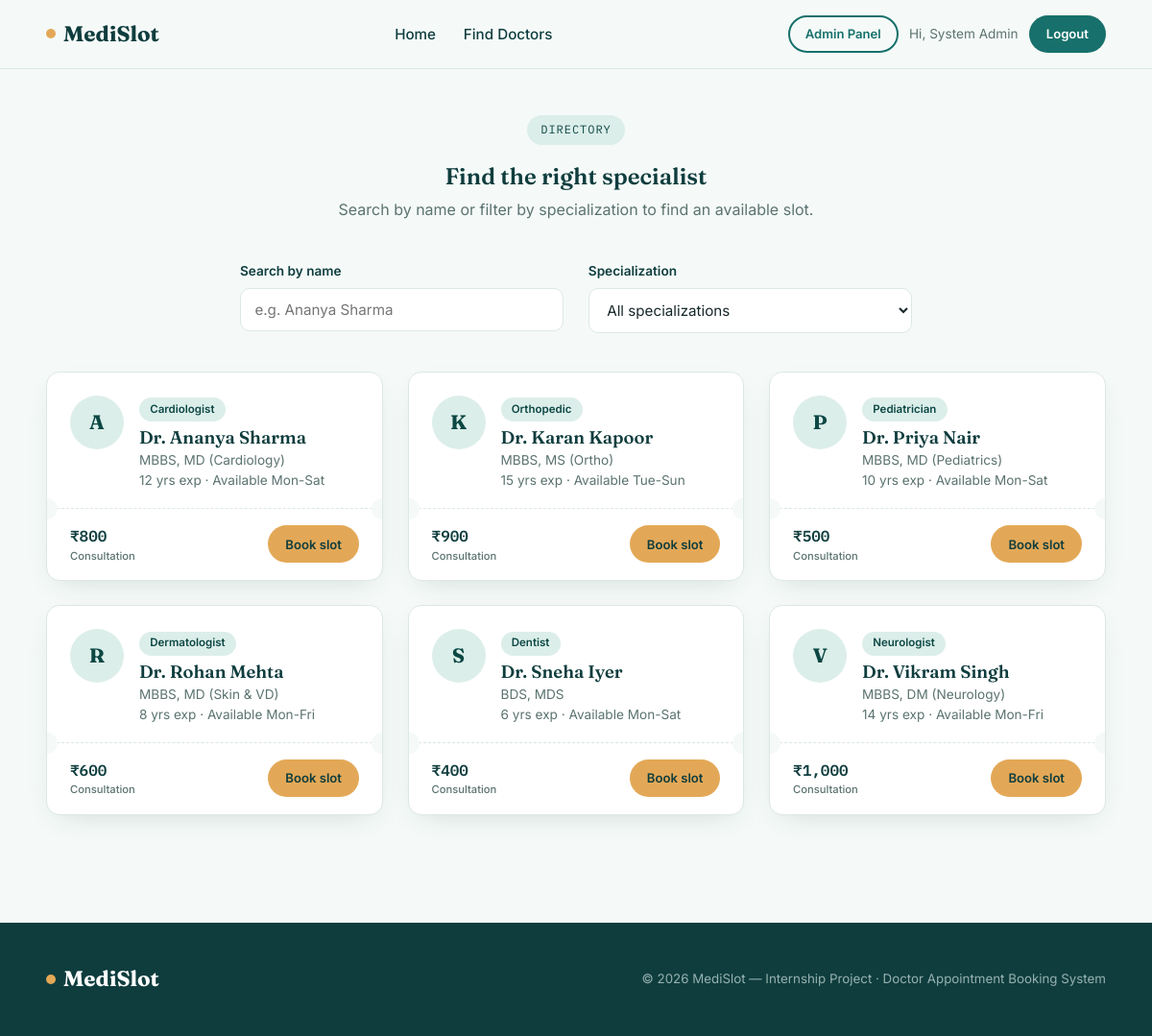
The page /doctors.php (signed in) on the database its author committed.
### tables this page shows
CREATE TABLE doctors (
    id INT AUTO_INCREMENT PRIMARY KEY,
    name VARCHAR(100) NOT NULL,
    specialization VARCHAR(100) NOT NULL,
    qualification VARCHAR(150) DEFAULT NULL,
    experience_years INT DEFAULT 0,
    fee DECIMAL(8,2) DEFAULT 0.00,
    photo VARCHAR(255) DEFAULT NULL,
    available_days VARCHAR(100) DEFAULT 'Mon-Sat',
    slot_start TIME DEFAULT '09:00:00',
    slot_end TIME DEFAULT '17:00:00',
    bio TEXT,
    status ENUM('active','inactive') DEFAULT 'active',
    created_at TIMESTAMP DEFAULT CURRENT_TIMESTAMP
);

### doctors.php (the view, shortened to what this page needs)
<?php
require_once 'config.php';
$doctors = $conn->query("SELECT * FROM doctors WHERE status='active' ORDER BY name ASC");
include 'includes/header.php';
?>
<section class="section" style="padding-top:3rem;">
  <div class="container">
    <div class="section-head">
      <span class="eyebrow">Directory</span>
      <h2>Find the right specialist</h2>
      <p>Search by name or filter by specialization to find an available slot.</p>
    </div>
    <div class="grid grid-2" style="max-width:700px;margin:0 auto 2.5rem;">
      <div class="field" style="margin:0;">
        <label for="doctorSearch">Search by name</label>
        <input type="text" id="doctorSearch" placeholder="e.g. Ananya Sharma">
      </div>
      <div class="field" style="margin:0;">
        <label for="specFilter">Specialization</label>
        <select id="specFilter">
          <option value="">All specializations</option>
        </select>
      </div>
    </div>
    <div class="grid grid-3">
      <?php while ($doc = $doctors->fetch_assoc()):
          $initials = strtoupper(substr($doc['name'], 4, 1));
      ?>
      <div class="stub-card doctor-card-item" data-name="<?php echo htmlspecialchars($doc['name']); ?>" data-spec="<?php echo htmlspecialchars($doc['specialization']); ?>">
        <div class="stub-main">
          <div class="stub-avatar"><?php echo $initials; ?></div>
          <div>
            <span class="badge"><?php echo htmlspecialchars($doc['specialization']); ?></span>
            <h3><?php echo htmlspecialchars($doc['name']); ?></h3>
            <p class="stub-meta"><?php echo htmlspecialchars($doc['qualification']); ?></p>
            <p class="stub-meta"><?php echo htmlspecialchars($doc['experience_years']); ?> yrs exp · Available <?php echo htmlspecialchars($doc['available_days']); ?></p>
          </div>
        </div>
        <div class="stub-perf"></div>
        <div class="stub-foot">
          <div class="stub-fee">₹<?php echo number_format($doc['fee'],0); ?><span>Consultation</span></div>
          <a href="book_appointment.php?doctor_id=<?php echo $doc['id']; ?>" class="btn btn-amber btn-sm">Book slot</a>
        </div>
      </div>
      <?php endwhile; ?>
    </div>
  </div>
</section>
<?php include 'includes/footer.php'; ?>

### css/style.css (style rules this page uses)
:root { --ink: #0F3D3E; --teal: #17706B; --teal-dark: #0C4744; --teal-tint: #DCEEEA; --bg: #F5FAF8; --amber: #E3A857; --amber-dark: #C98A38; --coral: #E2694B; --text: #17282A; --muted: #5B7370; --white: #FFFFFF; --border: #DCE8E4; --shadow: 0 10px 30px -12px rgba(15,61,62,0.18); --radius: 14px; }
* { box-sizing:border-box; }
html { scroll-behavior:smooth; }
body { margin:0; font-family:'Inter',sans-serif; background:var(--bg); color:var(--text); line-height:1.55; -webkit-font-smoothing:antialiased; }
h1,h2,h3,h4 { font-family:'Fraunces',serif; color:var(--ink); margin:0 0 .5rem; line-height:1.15; font-weight:600; }
p { margin:0 0 1rem; color:var(--muted); }
a { color:var(--teal); text-decoration:none; }
.container { width:92%; max-width:1180px; margin:0 auto; }
.btn { display:inline-flex; align-items:center; justify-content:center; gap:.5rem; padding:.8rem 1.6rem; border-radius:999px; font-weight:600; font-size:.95rem; border:2px solid transparent; cursor:pointer; transition:.2s ease; text-decoration:none; }
.btn-amber { background:var(--amber); color:var(--ink); }
.btn-sm { padding:.45rem 1rem; font-size:.82rem; }
.eyebrow { display:inline-flex; align-items:center; gap:.5rem; font-family:'IBM Plex Mono',monospace; font-size:.75rem; letter-spacing:.08em; text-transform:uppercase; color:var(--teal-dark); background:var(--teal-tint); padding:.4rem .9rem; border-radius:999px; margin-bottom:1.2rem; }
.section { padding:4rem 0; }
.section-head { text-align:center; max-width:640px; margin:0 auto 2.6rem; }
.section-head .eyebrow { margin-inline:auto; }
.grid { display:grid; gap:1.6rem; }
.grid-3 { grid-template-columns:repeat(3,1fr); }
.grid-2 { grid-template-columns:repeat(2,1fr); }
.stub-card { background:var(--white); border:1px solid var(--border); border-radius:var(--radius); box-shadow:var(--shadow); position:relative; overflow:hidden; display:flex; flex-direction:column; transition:.2s ease; }
.stub-card .stub-main { padding:1.5rem 1.5rem 1.1rem; display:flex; gap:1rem; align-items:flex-start; }
.stub-avatar { width:56px; height:56px; border-radius:50%; background:var(--teal-tint); color:var(--teal-dark); display:flex; align-items:center; justify-content:center; font-family:'Fraunces',serif; font-weight:700; font-size:1.3rem; flex-shrink:0; }
.stub-card h3 { font-size:1.15rem; margin-bottom:.15rem; }
.badge { display:inline-block; font-size:.72rem; font-weight:600; padding:.22rem .7rem; border-radius:999px; background:var(--teal-tint); color:var(--teal-dark); margin-bottom:.4rem; }
.stub-meta { font-size:.85rem; color:var(--muted); margin:0; }
.stub-perf { position:relative; border-top:1.5px dashed var(--border); margin-top:auto; }
.stub-perf::before, .stub-perf::after { content:''; position:absolute; width:22px; height:22px; background:var(--bg); border-radius:50%; top:-11px; }
.stub-perf::before { left:-11px; }
.stub-perf::after { right:-11px; }
.stub-foot { display:flex; align-items:center; justify-content:space-between; padding:1rem 1.5rem; }
.stub-fee { font-family:'IBM Plex Mono',monospace; font-weight:600; color:var(--ink); }
.stub-fee span { display:block; font-size:.7rem; font-weight:500; color:var(--muted); font-family:'Inter',sans-serif; }
.field { margin-bottom:1.1rem; }
.field label { display:block; font-size:.85rem; font-weight:600; color:var(--ink); margin-bottom:.4rem; }
.field input, .field select, .field textarea { width:100%; padding:.75rem .9rem; border:1.5px solid var(--border); border-radius:10px; font-family:'Inter',sans-serif; font-size:.95rem; color:var(--text); background:var(--white); transition:.15s ease; }

### rows shown on the page
doctors: name "A", specialization "Cardiologist", name "Dr. Ananya Sharma", qualification "MBBS, MD (Cardiology)", experience_years "12", available_days "Mon-Sat", fee "800"
doctors: name "K", specialization "Orthopedic", name "Dr. Karan Kapoor", qualification "MBBS, MS (Ortho)", experience_years "15", available_days "Tue-Sun", fee "900"
doctors: name "P", specialization "Pediatrician", name "Dr. Priya Nair", qualification "MBBS, MD (Pediatrics)", experience_years "10", available_days "Mon-Sat", fee "500"
doctors: name "R", specialization "Dermatologist", name "Dr. Rohan Mehta", qualification "MBBS, MD (Skin & VD)", experience_years "8", available_days "Mon-Fri", fee "600"
doctors: name "S", specialization "Dentist", name "Dr. Sneha Iyer", qualification "BDS, MDS", experience_years "6", available_days "Mon-Sat", fee "400"
doctors: name "V", specialization "Neurologist", name "Dr. Vikram Singh", qualification "MBBS, DM (Neurology)", experience_years "14", available_days "Mon-Fri", fee "1,000"

### other values the page prints
$_SESSION['name'] "System Admin"
